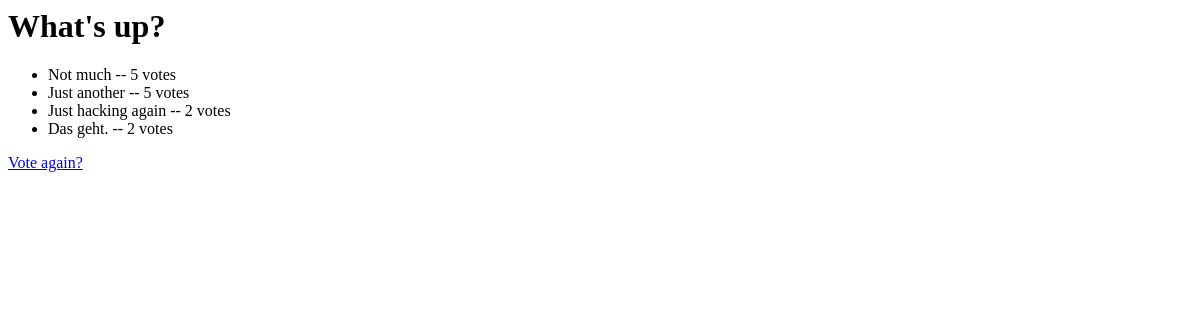
/polls/1/results/, run on an earlier commit of the app's database.
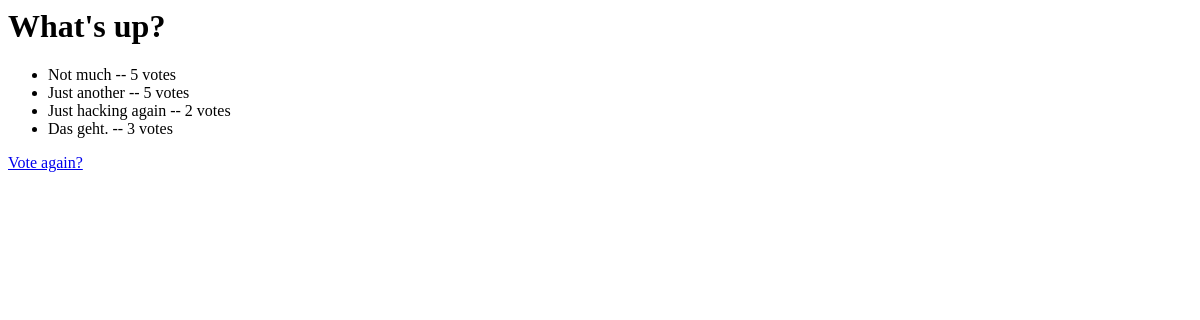
And on a later commit of the database.
### polls/models.py (models this page shows, shortened)
class Choice(models.Model):
    poll = models.ForeignKey(Poll)
    choice_text = models.CharField(max_length=200)
    votes = models.IntegerField()

### templates/polls/results.html
<h1>{{ poll.question }}</h1>
<ul>
{% for choice in poll.choice_set.all %}
    <li>{{ choice.choice_text }} -- {{ choice.votes }} vote{{ choice.votes|pluralize }}</li>
{% endfor %}
</ul>
<a href="/polls/{{ poll.id }}/">Vote again?</a>

What changed in the data, as far as the page shows it:
changed Choice "Das geht.": votes "2" → "3"
